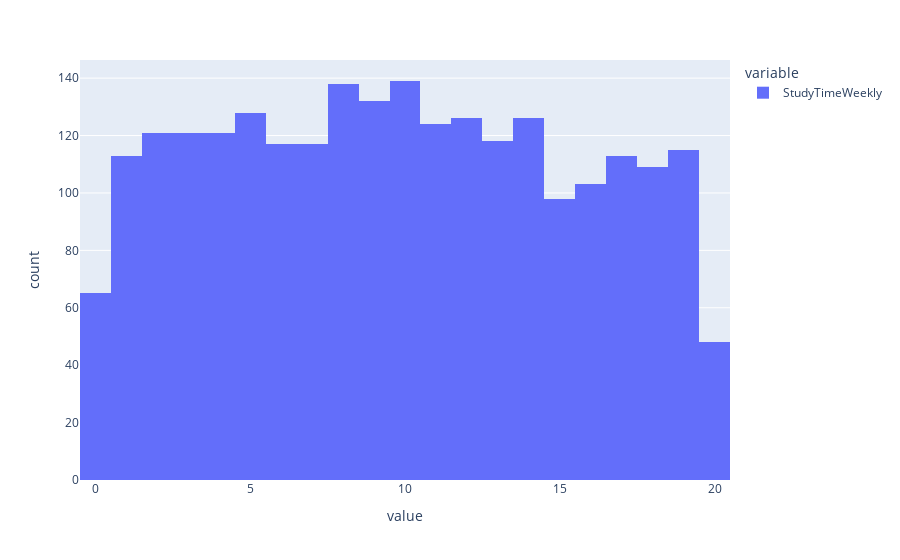

Notebook code cell kept with this figure:
### Markdown cell above
### conclusion
-The dataset is **skewed** towards individuals whose parents have attained **some level** of college education.

### Code cell
#StudyTimeWeekly: Weekly study time in hours, ranging from 0 to 20.
mean = data['StudyTimeWeekly'].mean()
median = data['StudyTimeWeekly'].median()
mode = data['StudyTimeWeekly'].mode()
print('mean is',round(mean,2))
print('median is',round(median,2))
px.histogram(data['StudyTimeWeekly'])

### Figure 1 — Plotly figure (JSON) as saved in the notebook; plotly's stock layout.template omitted (floating-point values rounded to 4 significant figures; data arrays with more than 128 entries replaced by an {"elided": "..."} marker saying what was removed)
{"data": [{"alignmentgroup": "True", "bingroup": "x", "hovertemplate": "variable=StudyTimeWeekly<br>value=%{x}<br>count=%{y}<extra></extra>", "legendgroup": "StudyTimeWeekly", "marker": {"color": "#636efa", "pattern": {"shape": ""}}, "name": "StudyTimeWeekly", "offsetgroup": "StudyTimeWeekly", "orientation": "v", "showlegend": true, "type": "histogram", "x": {"elided": "2392 float values"}, "xaxis": "x", "yaxis": "y"}], "layout": {"autosize": true, "barmode": "relative", "legend": {"title": {"text": "variable"}, "tracegroupgap": 0}, "margin": {"t": 60}, "xaxis": {"anchor": "y", "autorange": true, "domain": [0, 1], "range": [-0.5, 20.5], "title": {"text": "value"}, "type": "linear"}, "yaxis": {"anchor": "x", "autorange": true, "domain": [0, 1], "range": [0, 146.3], "title": {"text": "count"}}}}
